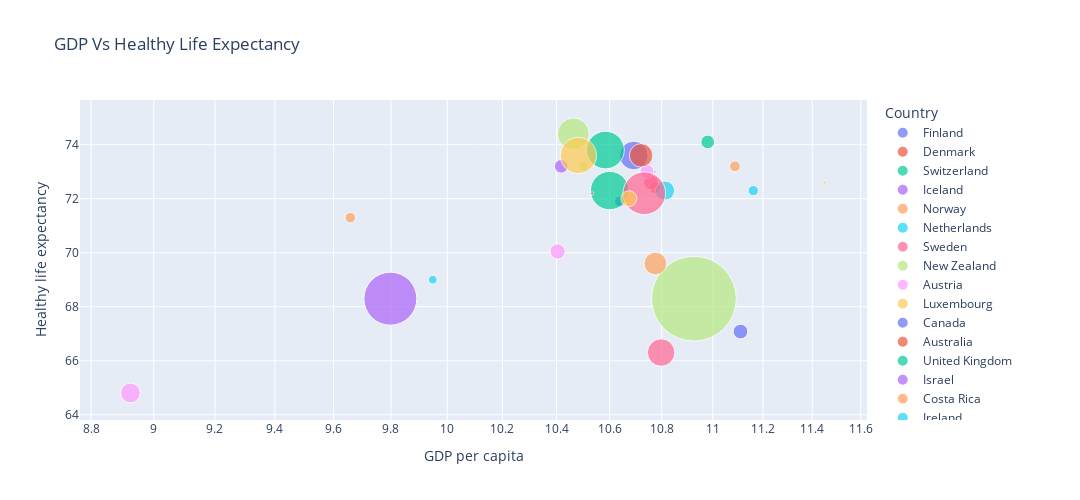

Notebook code for this chart:
### Markdown cell above
2020 PLOT

### Code cell
import plotly.express as px

fig = px.scatter(df2020_new, x="GDP per capita", y="Healthy life expectancy", title = "GDP Vs Healthy Life Expectancy",
         size="Population", color="Country",hover_name="Country", log_x=True, size_max=60, width=1080, height=500)
fig.show()

### Figure 1 — Plotly figure (JSON) as saved in the notebook; plotly's stock layout.template omitted (floating-point values rounded to 4 significant figures)
{"data": [{"hovertemplate": "<b>%{hovertext}</b><br><br>Country=Finland<br>GDP per capita=%{x}<br>Healthy life expectancy=%{y}<br>Population=%{marker.size}<extra></extra>", "hovertext": ["Finland"], "legendgroup": "Finland", "marker": {"color": "#636efa", "size": [5540720], "sizemode": "area", "sizeref": 91950.0, "symbol": "circle"}, "mode": "markers", "name": "Finland", "orientation": "v", "showlegend": true, "type": "scatter", "x": [10.64], "xaxis": "x", "y": [71.9], "yaxis": "y"}, {"hovertemplate": "<b>%{hovertext}</b><br><br>Country=Denmark<br>GDP per capita=%{x}<br>Healthy life expectancy=%{y}<br>Population=%{marker.size}<extra></extra>", "hovertext": ["Denmark"], "legendgroup": "Denmark", "marker": {"color": "#EF553B", "size": [5792202], "sizemode": "area", "sizeref": 91950.0, "symbol": "circle"}, "mode": "markers", "name": "Denmark", "orientation": "v", "showlegend": true, "type": "scatter", "x": [10.77], "xaxis": "x", "y": [72.4], "yaxis": "y"}, {"hovertemplate": "<b>%{hovertext}</b><br><br>Country=Switzerland<br>GDP per capita=%{x}<br>Healthy life expectancy=%{y}<br>Population=%{marker.size}<extra></extra>", "hovertext": ["Switzerland"], "legendgroup": "Switzerland", "marker": {"color": "#00cc96", "size": [8654622], "sizemode": "area", "sizeref": 91950.0, "symbol": "circle"}, "mode": "markers", "name": "Switzerland", "orientation": "v", "showlegend": true, "type": "scatter", "x": [10.98], "xaxis": "x", "y": [74.1], "yaxis": "y"}, {"hovertemplate": "<b>%{hovertext}</b><br><br>Country=Iceland<br>GDP per capita=%{x}<br>Healthy life expectancy=%{y}<br>Population=%{marker.size}<extra></extra>", "hovertext": ["Iceland"], "legendgroup": "Iceland", "marker": {"color": "#ab63fa", "size": [341243], "sizemode": "area", "sizeref": 91950.0, "symbol": "circle"}, "mode": "markers", "name": "Iceland", "orientation": "v", "showlegend": true, "type": "scatter", "x": [10.77], "xaxis": "x", "y": [73], "yaxis": "y"}, {"hovertemplate": "<b>%{hovertext}</b><br><br>Country=Norway<br>GDP per capita=%{x}<br>Healthy life expectancy=%{y}<br>Population=%{marker.size}<extra></extra>", "hovertext": ["Norway"], "legendgroup": "Norway", "marker": {"color": "#FFA15A", "size": [5421241], "sizemode": "area", "sizeref": 91950.0, "symbol": "circle"}, "mode": "markers", "name": "Norway", "orientation": "v", "showlegend": true, "type": "scatter", "x": [11.09], "xaxis": "x", "y": [73.2], "yaxis": "y"}, {"hovertemplate": "<b>%{hovertext}</b><br><br>Country=Netherlands<br>GDP per capita=%{x}<br>Healthy life expectancy=%{y}<br>Population=%{marker.size}<extra></extra>", "hovertext": ["Netherlands"], "legendgroup": "Netherlands", "marker": {"color": "#19d3f3", "size": [17134872], "sizemode": "area", "sizeref": 91950.0, "symbol": "circle"}, "mode": "markers", "name": "Netherlands", "orientation": "v", "showlegend": true, "type": "scatter", "x": [10.81], "xaxis": "x", "y": [72.3], "yaxis": "y"}, {"hovertemplate": "<b>%{hovertext}</b><br><br>Country=Sweden<br>GDP per capita=%{x}<br>Healthy life expectancy=%{y}<br>Population=%{marker.size}<extra></extra>", "hovertext": ["Sweden"], "legendgroup": "Sweden", "marker": {"color": "#FF6692", "size": [10099265], "sizemode": "area", "sizeref": 91950.0, "symbol": "circle"}, "mode": "markers", "name": "Sweden", "orientation": "v", "showlegend": true, "type": "scatter", "x": [10.76], "xaxis": "x", "y": [72.6], "yaxis": "y"}, {"hovertemplate": "<b>%{hovertext}</b><br><br>Country=New Zealand<br>GDP per capita=%{x}<br>Healthy life expectancy=%{y}<br>Population=%{marker.size}<extra></extra>", "hovertext": ["New Zealand"], "legendgroup": "New Zealand", "marker": {"color": "#B6E880", "size": [4822233], "sizemode": "area", "sizeref": 91950.0, "symbol": "circle"}, "mode": "markers", "name": "New Zealand", "orientation": "v", "showlegend": true, "type": "scatter", "x": [10.5], "xaxis": "x", "y": [73.2], "yaxis": "y"}, {"hovertemplate": "<b>%{hovertext}</b><br><br>Country=Austria<br>GDP per capita=%{x}<br>Healthy life expectancy=%{y}<br>Population=%{marker.size}<extra></extra>", "hovertext": ["Austria"], "legendgroup": "Austria", "marker": {"color": "#FF97FF", "size": [9006398], "sizemode": "area", "sizeref": 91950.0, "symbol": "circle"}, "mode": "markers", "name": "Austria", "orientation": "v", "showlegend": true, "type": "scatter", "x": [10.74], "xaxis": "x", "y": [73.0], "yaxis": "y"}, {"hovertemplate": "<b>%{hovertext}</b><br><br>Country=Luxembourg<br>GDP per capita=%{x}<br>Healthy life expectancy=%{y}<br>Population=%{marker.size}<extra></extra>", "hovertext": ["Luxembourg"], "legendgroup": "Luxembourg", "marker": {"color": "#FECB52", "size": [625978], "sizemode": "area", "sizeref": 91950.0, "symbol": "circle"}, "mode": "markers", "name": "Luxembourg", "orientation": "v", "showlegend": true, "type": "scatter", "x": [11.45], "xaxis": "x", "y": [72.6], "yaxis": "y"}, {"hovertemplate": "<b>%{hovertext}</b><br><br>Country=Canada<br>GDP per capita=%{x}<br>Healthy life expectancy=%{y}<br>Population=%{marker.size}<extra></extra>", "hovertext": ["Canada"], "legendgroup": "Canada", "marker": {"color": "#636efa", "size": [37742154], "sizemode": "area", "sizeref": 91950.0, "symbol": "circle"}, "mode": "markers", "name": "Canada", "orientation": "v", "showlegend": true, "type": "scatter", "x": [10.69], "xaxis": "x", "y": [73.6], "yaxis": "y"}, {"hovertemplate": "<b>%{hovertext}</b><br><br>Country=Australia<br>GDP per capita=%{x}<br>Healthy life expectancy=%{y}<br>Population=%{marker.size}<extra></extra>", "hovertext": ["Australia"], "legendgroup": "Australia", "marker": {"color": "#EF553B", "size": [25499884], "sizemode": "area", "sizeref": 91950.0, "symbol": "circle"}, "mode": "markers", "name": "Australia", "orientation": "v", "showlegend": true, "type": "scatter", "x": [10.72], "xaxis": "x", "y": [73.6], "yaxis": "y"}, {"hovertemplate": "<b>%{hovertext}</b><br><br>Country=United Kingdom<br>GDP per capita=%{x}<br>Healthy life expectancy=%{y}<br>Population=%{marker.size}<extra></extra>", "hovertext": ["United Kingdom"], "legendgroup": "United Kingdom", "marker": {"color": "#00cc96", "size": [67886011], "sizemode": "area", "sizeref": 91950.0, "symbol": "circle"}, "mode": "markers", "name": "United Kingdom", "orientation": "v", "showlegend": true, "type": "scatter", "x": [10.6], "xaxis": "x", "y": [72.3], "yaxis": "y"}, {"hovertemplate": "<b>%{hovertext}</b><br><br>Country=Israel<br>GDP per capita=%{x}<br>Healthy life expectancy=%{y}<br>Population=%{marker.size}<extra></extra>", "hovertext": ["Israel"], "legendgroup": "Israel", "marker": {"color": "#ab63fa", "size": [8655535], "sizemode": "area", "sizeref": 91950.0, "symbol": "circle"}, "mode": "markers", "name": "Israel", "orientation": "v", "showlegend": true, "type": "scatter", "x": [10.42], "xaxis": "x", "y": [73.2], "yaxis": "y"}, {"hovertemplate": "<b>%{hovertext}</b><br><br>Country=Costa Rica<br>GDP per capita=%{x}<br>Healthy life expectancy=%{y}<br>Population=%{marker.size}<extra></extra>", "hovertext": ["Costa Rica"], "legendgroup": "Costa Rica", "marker": {"color": "#FFA15A", "size": [5094118], "sizemode": "area", "sizeref": 91950.0, "symbol": "circle"}, "mode": "markers", "name": "Costa Rica", "orientation": "v", "showlegend": true, "type": "scatter", "x": [9.658], "xaxis": "x", "y": [71.3], "yaxis": "y"}, {"hovertemplate": "<b>%{hovertext}</b><br><br>Country=Ireland<br>GDP per capita=%{x}<br>Healthy life expectancy=%{y}<br>Population=%{marker.size}<extra></extra>", "hovertext": ["Ireland"], "legendgroup": "Ireland", "marker": {"color": "#19d3f3", "size": [4937786], "sizemode": "area", "sizeref": 91950.0, "symbol": "circle"}, "mode": "markers", "name": "Ireland", "orientation": "v", "showlegend": true, "type": "scatter", "x": [11.16], "xaxis": "x", "y": [72.3], "yaxis": "y"}, {"hovertemplate": "<b>%{hovertext}</b><br><br>Country=Germany<br>GDP per capita=%{x}<br>Healthy life expectancy=%{y}<br>Population=%{marker.size}<extra></extra>", "hovertext": ["Germany"], "legendgroup": "Germany", "marker": {"color": "#FF6692", "size": [83783942], "sizemode": "area", "sizeref": 91950.0, "symbol": "circle"}, "mode": "markers", "name": "Germany", "orientation": "v", "showlegend": true, "type": "scatter", "x": [10.73], "xaxis": "x", "y": [72.2], "yaxis": "y"}, {"hovertemplate": "<b>%{hovertext}</b><br><br>Country=United States<br>GDP per capita=%{x}<br>Healthy life expectancy=%{y}<br>Population=%{marker.size}<extra></extra>", "hovertext": ["United States"], "legendgroup": "United States", "marker": {"color": "#B6E880", "size": [331002651], "sizemode": "area", "sizeref": 91950.0, "symbol": "circle"}, "mode": "markers", "name": "United States", "orientation": "v", "showlegend": true, "type": "scatter", "x": [10.93], "xaxis": "x", "y": [68.3], "yaxis": "y"}, {"hovertemplate": "<b>%{hovertext}</b><br><br>Country=Czech Republic<br>GDP per capita=%{x}<br>Healthy life expectancy=%{y}<br>Population=%{marker.size}<extra></extra>", "hovertext": ["Czech Republic"], "legendgroup": "Czech Republic", "marker": {"color": "#FF97FF", "size": [10708981], "sizemode": "area", "sizeref": 91950.0, "symbol": "circle"}, "mode": "markers", "name": "Czech Republic", "orientation": "v", "showlegend": true, "type": "scatter", "x": [10.4], "xaxis": "x", "y": [70.05], "yaxis": "y"}, {"hovertemplate": "<b>%{hovertext}</b><br><br>Country=Belgium<br>GDP per capita=%{x}<br>Healthy life expectancy=%{y}<br>Population=%{marker.size}<extra></extra>", "hovertext": ["Belgium"], "legendgroup": "Belgium", "marker": {"color": "#FECB52", "size": [11589623], "sizemode": "area", "sizeref": 91950.0, "symbol": "circle"}, "mode": "markers", "name": "Belgium", "orientation": "v", "showlegend": true, "type": "scatter", "x": [10.67], "xaxis": "x", "y": [72.0], "yaxis": "y"}, {"hovertemplate": "<b>%{hovertext}</b><br><br>Country=United Arab Emirates<br>GDP per capita=%{x}<br>Healthy life expectancy=%{y}<br>Population=%{marker.size}<extra></extra>", "hovertext": ["United Arab Emirates"], "legendgroup": "United Arab Emirates", "marker": {"color": "#636efa", "size": [9890402], "sizemode": "area", "sizeref": 91950.0, "symbol": "circle"}, "mode": "markers", "name": "United Arab Emirates", "orientation": "v", "showlegend": true, "type": "scatter", "x": [11.11], "xaxis": "x", "y": [67.08], "yaxis": "y"}, {"hovertemplate": "<b>%{hovertext}</b><br><br>Country=Malta<br>GDP per capita=%{x}<br>Healthy life expectancy=%{y}<br>Population=%{marker.size}<extra></extra>", "hovertext": ["Malta"], "legendgroup": "Malta", "marker": {"color": "#EF553B", "size": [441543], "sizemode": "area", "sizeref": 91950.0, "symbol": "circle"}, "mode": "markers", "name": "Malta", "orientation": "v", "showlegend": true, "type": "scatter", "x": [10.53], "xaxis": "x", "y": [72.2], "yaxis": "y"}, {"hovertemplate": "<b>%{hovertext}</b><br><br>Country=France<br>GDP per capita=%{x}<br>Healthy life expectancy=%{y}<br>Population=%{marker.size}<extra></extra>", "hovertext": ["France"], "legendgroup": "France", "marker": {"color": "#00cc96", "size": [65273511], "sizemode": "area", "sizeref": 91950.0, "symbol": "circle"}, "mode": "markers", "name": "France", "orientation": "v", "showlegend": true, "type": "scatter", "x": [10.58], "xaxis": "x", "y": [73.8], "yaxis": "y"}, {"hovertemplate": "<b>%{hovertext}</b><br><br>Country=Mexico<br>GDP per capita=%{x}<br>Healthy life expectancy=%{y}<br>Population=%{marker.size}<extra></extra>", "hovertext": ["Mexico"], "legendgroup": "Mexico", "marker": {"color": "#ab63fa", "size": [128932753], "sizemode": "area", "sizeref": 91950.0, "symbol": "circle"}, "mode": "markers", "name": "Mexico", "orientation": "v", "showlegend": true, "type": "scatter", "x": [9.798], "xaxis": "x", "y": [68.3], "yaxis": "y"}, {"hovertemplate": "<b>%{hovertext}</b><br><br>Country=Taiwan Province of China<br>GDP per capita=%{x}<br>Healthy life expectancy=%{y}<br>Population=%{marker.size}<extra></extra>", "hovertext": ["Taiwan Province of China"], "legendgroup": "Taiwan Province of China", "marker": {"color": "#FFA15A", "size": [23816775], "sizemode": "area", "sizeref": 91950.0, "symbol": "circle"}, "mode": "markers", "name": "Taiwan Province of China", "orientation": "v", "showlegend": true, "type": "scatter", "x": [10.78], "xaxis": "x", "y": [69.6], "yaxis": "y"}, {"hovertemplate": "<b>%{hovertext}</b><br><br>Country=Uruguay<br>GDP per capita=%{x}<br>Healthy life expectancy=%{y}<br>Population=%{marker.size}<extra></extra>", "hovertext": ["Uruguay"], "legendgroup": "Uruguay", "marker": {"color": "#19d3f3", "size": [3473730], "sizemode": "area", "sizeref": 91950.0, "symbol": "circle"}, "mode": "markers", "name": "Uruguay", "orientation": "v", "showlegend": true, "type": "scatter", "x": [9.948], "xaxis": "x", "y": [69.0], "yaxis": "y"}, {"hovertemplate": "<b>%{hovertext}</b><br><br>Country=Saudi Arabia<br>GDP per capita=%{x}<br>Healthy life expectancy=%{y}<br>Population=%{marker.size}<extra></extra>", "hovertext": ["Saudi Arabia"], "legendgroup": "Saudi Arabia", "marker": {"color": "#FF6692", "size": [34813871], "sizemode": "area", "sizeref": 91950.0, "symbol": "circle"}, "mode": "markers", "name": "Saudi Arabia", "orientation": "v", "showlegend": true, "type": "scatter", "x": [10.8], "xaxis": "x", "y": [66.31], "yaxis": "y"}, {"hovertemplate": "<b>%{hovertext}</b><br><br>Country=Spain<br>GDP per capita=%{x}<br>Healthy life expectancy=%{y}<br>Population=%{marker.size}<extra></extra>", "hovertext": ["Spain"], "legendgroup": "Spain", "marker": {"color": "#B6E880", "size": [46754778], "sizemode": "area", "sizeref": 91950.0, "symbol": "circle"}, "mode": "markers", "name": "Spain", "orientation": "v", "showlegend": true, "type": "scatter", "x": [10.46], "xaxis": "x", "y": [74.4], "yaxis": "y"}, {"hovertemplate": "<b>%{hovertext}</b><br><br>Country=Guatemala<br>GDP per capita=%{x}<br>Healthy life expectancy=%{y}<br>Population=%{marker.size}<extra></extra>", "hovertext": ["Guatemala"], "legendgroup": "Guatemala", "marker": {"color": "#FF97FF", "size": [17915568], "sizemode": "area", "sizeref": 91950.0, "symbol": "circle"}, "mode": "markers", "name": "Guatemala", "orientation": "v", "showlegend": true, "type": "scatter", "x": [8.925], "xaxis": "x", "y": [64.81], "yaxis": "y"}, {"hovertemplate": "<b>%{hovertext}</b><br><br>Country=Italy<br>GDP per capita=%{x}<br>Healthy life expectancy=%{y}<br>Population=%{marker.size}<extra></extra>", "hovertext": ["Italy"], "legendgroup": "Italy", "marker": {"color": "#FECB52", "size": [60461826], "sizemode": "area", "sizeref": 91950.0, "symbol": "circle"}, "mode": "markers", "name": "Italy", "orientation": "v", "showlegend": true, "type": "scatter", "x": [10.48], "xaxis": "x", "y": [73.6], "yaxis": "y"}], "layout": {"height": 500, "legend": {"itemsizing": "constant", "title": {"text": "Country"}, "tracegroupgap": 0}, "title": {"text": "GDP Vs Healthy Life Expectancy"}, "width": 1080, "xaxis": {"anchor": "y", "domain": [0, 1], "title": {"text": "GDP per capita"}, "type": "log"}, "yaxis": {"anchor": "x", "domain": [0, 1], "title": {"text": "Healthy life expectancy"}}}}
